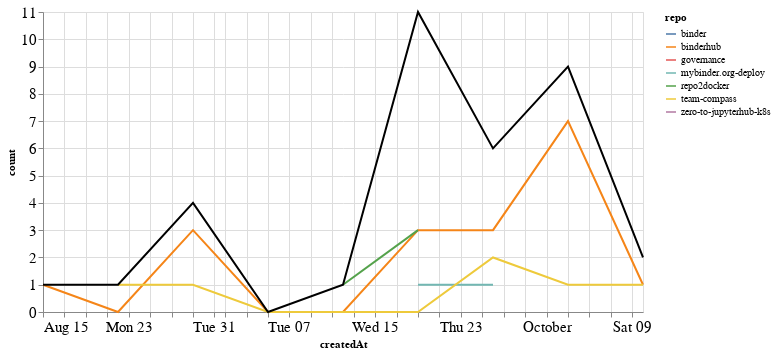

Here is the notebook cell this chart was saved with:
### Markdown cell above
### Comments

### Code cell
comments_time = comments.groupby('repo').resample('W', on='createdAt').count()['author'].reset_index()
comments_time = comments_time.rename(columns={'author': 'count'})
comments_time_total = comments_time.groupby('createdAt').agg({"count": "sum"}).reset_index()
ch1 = alt.Chart(comments_time, width=600).mark_line().encode(
    x='createdAt',
    y='count',
    color='repo',
    tooltip="repo"
)

ch2 = alt.Chart(comments_time_total, width=600).mark_line(color="black").encode(
    x='createdAt',
    y='count',
)

ch1 + ch2

### Figure 1 — Vega-Lite specification as saved in the notebook (floating-point values rounded to 4 significant figures)
{"config": {"axisLeft": {"labelFontSize": 15}, "axisBottom": {"labelFontSize": 15}}, "layer": [{"data": {"name": "data-67972167267e415b68e15883d9818228"}, "mark": "line", "encoding": {"color": {"type": "nominal", "field": "repo"}, "tooltip": {"type": "nominal", "field": "repo"}, "x": {"type": "temporal", "field": "createdAt"}, "y": {"type": "quantitative", "field": "count"}}, "width": 600}, {"data": {"name": "data-0e4bc98889346a546852b7a80716537d"}, "mark": {"type": "line", "color": "black"}, "encoding": {"x": {"type": "temporal", "field": "createdAt"}, "y": {"type": "quantitative", "field": "count"}}, "width": 600}], "$schema": "https://vega.github.io/schema/vega-lite/v4.8.1.json", "datasets": {"data-67972167267e415b68e15883d9818228": [{"repo": "binder", "createdAt": "2021-09-19T00:00:00", "count": 3}, {"repo": "binderhub", "createdAt": "2021-08-15T00:00:00", "count": 1}, {"repo": "binderhub", "createdAt": "2021-08-22T00:00:00", "count": 0}, {"repo": "binderhub", "createdAt": "2021-08-29T00:00:00", "count": 3}, {"repo": "binderhub", "createdAt": "2021-09-05T00:00:00", "count": 0}, {"repo": "binderhub", "createdAt": "2021-09-12T00:00:00", "count": 0}, {"repo": "binderhub", "createdAt": "2021-09-19T00:00:00", "count": 3}, {"repo": "binderhub", "createdAt": "2021-09-26T00:00:00", "count": 3}, {"repo": "binderhub", "createdAt": "2021-10-03T00:00:00", "count": 7}, {"repo": "binderhub", "createdAt": "2021-10-10T00:00:00", "count": 1}, {"repo": "governance", "createdAt": "2021-09-19T00:00:00", "count": 1}, {"repo": "mybinder.org-deploy", "createdAt": "2021-09-19T00:00:00", "count": 1}, {"repo": "mybinder.org-deploy", "createdAt": "2021-09-26T00:00:00", "count": 1}, {"repo": "repo2docker", "createdAt": "2021-09-12T00:00:00", "count": 1}, {"repo": "repo2docker", "createdAt": "2021-09-19T00:00:00", "count": 3}, {"repo": "team-compass", "createdAt": "2021-08-22T00:00:00", "count": 1}, {"repo": "team-compass", "createdAt": "2021-08-29T00:00:00", "count": 1}, {"repo": "team-compass", "createdAt": "2021-09-05T00:00:00", "count": 0}, {"repo": "team-compass", "createdAt": "2021-09-12T00:00:00", "count": 0}, {"repo": "team-compass", "createdAt": "2021-09-19T00:00:00", "count": 0}, {"repo": "team-compass", "createdAt": "2021-09-26T00:00:00", "count": 2}, {"repo": "team-compass", "createdAt": "2021-10-03T00:00:00", "count": 1}, {"repo": "team-compass", "createdAt": "2021-10-10T00:00:00", "count": 1}, {"repo": "zero-to-jupyterhub-k8s", "createdAt": "2021-10-03T00:00:00", "count": 1}], "data-0e4bc98889346a546852b7a80716537d": [{"createdAt": "2021-08-15T00:00:00", "count": 1}, {"createdAt": "2021-08-22T00:00:00", "count": 1}, {"createdAt": "2021-08-29T00:00:00", "count": 4}, {"createdAt": "2021-09-05T00:00:00", "count": 0}, {"createdAt": "2021-09-12T00:00:00", "count": 1}, {"createdAt": "2021-09-19T00:00:00", "count": 11}, {"createdAt": "2021-09-26T00:00:00", "count": 6}, {"createdAt": "2021-10-03T00:00:00", "count": 9}, {"createdAt": "2021-10-10T00:00:00", "count": 2}]}}
